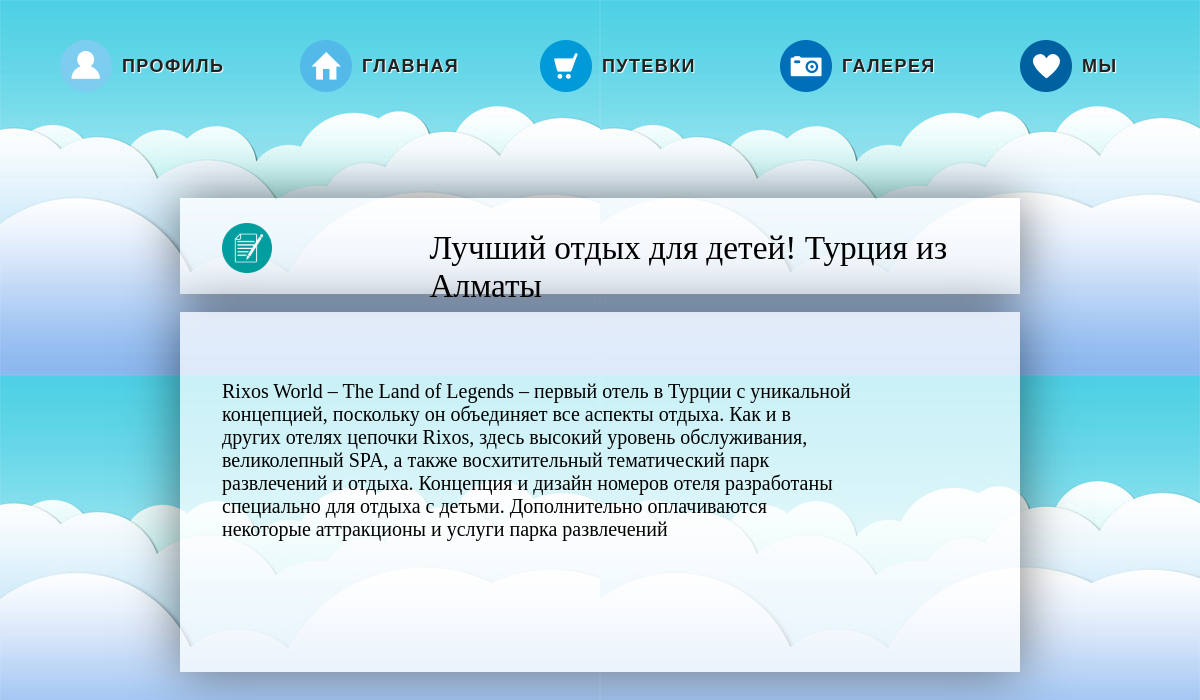
Page /news.php?ID=1 on the committed database.
### tables this page shows
CREATE TABLE IF NOT EXISTS `thead` (
  `ID` int(11) NOT NULL AUTO_INCREMENT,
  `Header` varchar(50) NOT NULL,
  `Text` text NOT NULL,
  PRIMARY KEY (`ID`)
);

### news.php (the view, shortened to what this page needs)
<!DOCTYPE html PUBLIC "-//W3C//DTD XHTML 1.0 Strict//EN" "http://www.w3.org/TR/xhtml1/DTD/xhtml1-strict.dtd">
<html>
    <head>
    </head>
    <body>
		<?php
		$ID = $_GET["ID"];
		$query = "SELECT * FROM thead WHERE ID = '$ID'";
		$res=mysql_query($query);
		echo "<Br><Br><Br><Br><Br><Br><Br><Br><Br><Br><Br>";
		while($row = mysql_fetch_assoc($res))
		{
			echo"<div class = 'formregistation'>
			<form>
			<div class = 'formnews'><div class = 'newsimg'><img src='images/newsopen.png' width = '50' height = '50' align = 'left'></div><div class = 'textheader'>".$row['Header']."</div></div>
			</div>
			</form></div><Br>
			<div class = 'formregistation2'>
			<form>
			<div class = 'formnews'><div class = 'texttext'>".$row['Text']."</div><Br></div></div>
			</form></div>";
		}
		?>
    </body>
</html>

### css/style.css (style rules this page uses)
.navigation { margin: 0px auto; font-family: "Trebuchet MS", sans-serif; font-size: 24px; font-style: normal; font-weight: bold; letter-spacing: 1.4px; }
.navigation .item { position:absolute; }
.user { top:5%; left:5%; }
.home { top:5%; left:25%; }
.shop { top:5%; left:45%; }
.camera { top:5%; left:65%; }
.fav { top:5%; left:85%; }
a.icon { width:52px; height:52px; position:absolute; top:0px; left:0px; cursor:pointer; }
.user a.icon { background:transparent url(../images/user.png) no-repeat 0px 0px; }
.home a.icon { background:transparent url(../images/home.png) no-repeat 0px 0px; }
.shop a.icon { background:transparent url(../images/shop.png) no-repeat 0px 0px; }
.camera a.icon { background:transparent url(../images/camera.png) no-repeat 0px 0px; }
.fav a.icon { background:transparent url(../images/fav.png) no-repeat 0px 0px; }
.item h2 { position:absolute; width:147px; height:52px; color:#222; font-size:18px; top:0px; left:52px; text-indent:10px; line-height:52px; text-shadow:1px 1px 1px #fff; text-transform:uppercase; }

### news.php (style rules this page uses)
.formnews { width: 500%; height: 20%; position: relative; padding-top: 8%; top: 10%; right: 0; bottom: 0; left: -0; margin: auto; text-align:center; }
.newsimg { position: relative; left: -40%; }
.textheader { position: relative; text-align:left; right: 15%; top: 50%; font: 25pt Monotype Corsiva; }
.texttext { position: relative; text-align:left; align: left; top: 0; left: -40%; font: 15pt Timer New Roman; }
.formregistation { background-color: rgba(255, 255, 255, 0.7); box-shadow: 0 0 50px rgba(0,0,0,0.5); width: 70%; height: 30%; position: relative; padding-top: 8%; top: 10%; right: 0; bottom: 0; left: 0; margin: auto; }
.formregistation2 { background-color: rgba(255, 255, 255, 0.7); box-shadow: 0 0 50px rgba(0,0,0,0.5); width: 70%; height: 30%; position: relative; padding-top: 30%; top: 10%; right: 0; bottom: 0; left: 0; margin: auto; }
form { position: absolute; top: 10%; right: 50%; bottom: 30%; left: 35%; margin: auto; }

### rows in the picture
thead: Header "Лучший отдых для детей! Турция из Алматы", Text "Rixos World – The Land of Legends – первый отель в Турции с уникальной концепцией, поскольку он объединяет все аспекты отдыха. Как и в других отелях цепочки Rixos, здесь высокий уровень обслуживания, великолепный SPA, а также восхитительный тематический парк развлечений и отдыха. Концепция и дизайн номеров отеля разработаны специально для отдыха с детьми. Дополнительно оплачиваются некоторые аттракционы и услуги парка развлечений"
